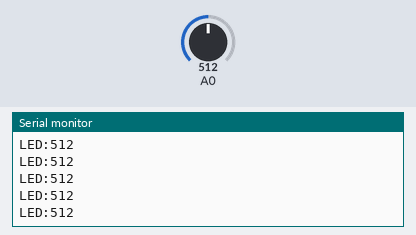
Bench run of a sketch on a simulated ESP8266 (NodeMCU). Shown: the last lines printed to the serial monitor. The test bench sets the inputs (shaded band); at power-on: A0 = 512.

Above: at 1.2 s.
1.3 s: A0 set to 716
At 1.31 s:
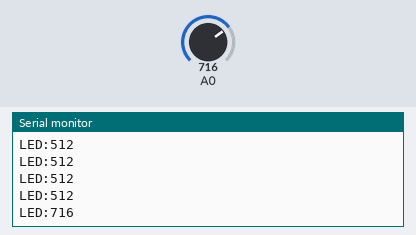
2.8 s: A0 set to 900
At 2.81 s:
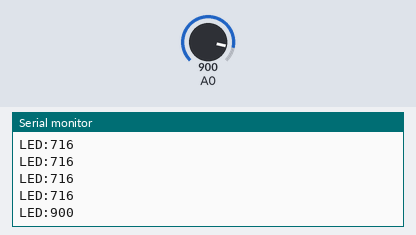
Timing chart, 0 to 5.8 s (numbered marks = the images above; inputs shaded):
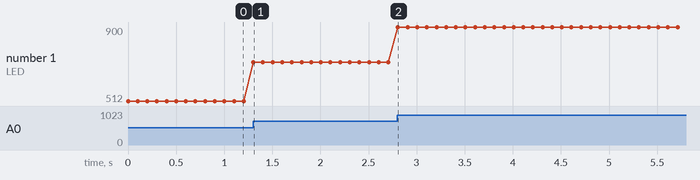

The sketch:

node_serial_led.ino
```cpp
#include <SoftwareSerial.h>
SoftwareSerial Node(D2,D3); // RX | TX
int led;
void setup()
{
  Serial.begin(9600);
  Node.begin(9600);
  pinMode(A0,INPUT);
}
void loop() {
  led=analogRead(A0);
  Node.print(led);
  Node.print("&");
  Serial.print("LED:");
  Serial.println(led);
  delay(100);
}
```

Measured:
- after the input at 1.3 s, the serial monitor: prints a new line at once (image 1)
- after the input at 2.8 s, the serial monitor: prints a new line at once (image 2)
- plotted number 1: 512 → 716 after the input at 1.3 s, 716 → 900 after the input at 2.8 s
